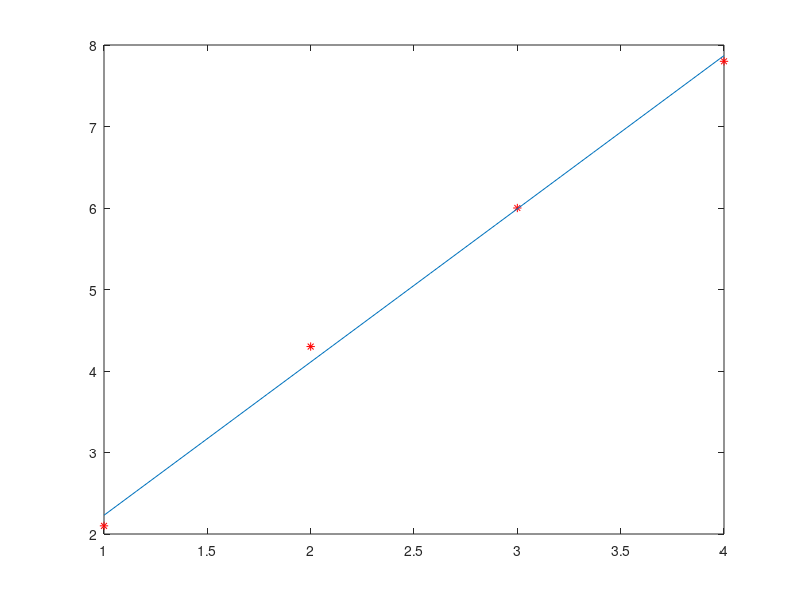

Reproduce this figure in MATLAB.
% Minimos cuadrados con funciones de Matlab.

close all
clear all
 
xi=[1,2,3,4]
yi=[2.1,4.3,6,7.8]
 plot(xi,yi,'r*')
xp=linspace(1,4,20)
c=polyfit(xi,yi,1)
yp=polyval(c,xp)
hold on
plot(xp,yp)
